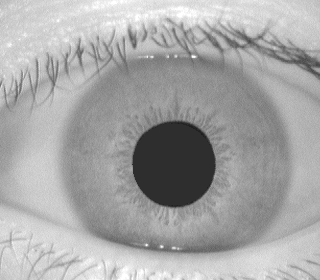
%> input picture iris_images/iris2.gif, 320 x 280 px
$ octave Javaed_Iris.m   (GNU Octave 9; MATLAB toolbox functions it lacks are replaced by stand-ins)
%> lines starting %> are read from the running program, lines starting %| are printed output that depends on the picture
%%
%   First image
A = imread("iris2.gif");
%> A is the input picture: size 280x320 uint8; min 28, max 255, mean 166.5
A_gauss = imgaussfilt(A, 3);
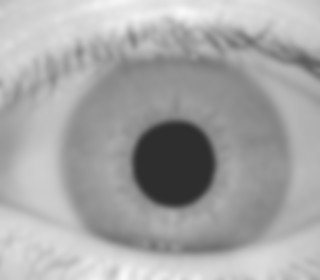
%> A_gauss: size 280x320 uint8; min 45, max 249, mean 166.5
BW_A = edge(A_gauss, 'canny');
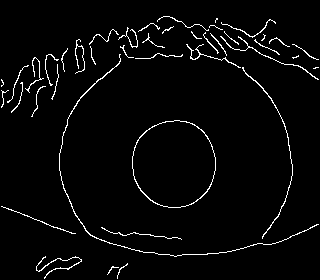
%> BW_A: size 280x320 logical; 3.1% white in thin lines or dots
subplot(1,2,1);
imshow(A);

%draw circles in image
[centers_A, radii_A] = imfindcircles(BW_A, [30 45], 'ObjectPolarity', 'bright', 'Sensitivity',0.95);
%> centers_A = [174.5 166.5; 287.8 99.19; 269.7 208.9; 144.2 24.97; 49.73 95.98; 115.1 204.5; 247.9 137.8; 43.35 215.5; 116 53.28]; radii_A = [43.15; 35.41; 36.98; 35.7; 39.2; 41.86; 41; 32.54; 42.27]
%imshow(A);
h_A = viscircles(centers_A,radii_A, 'EdgeColor', 'r');

%brighter region i.e. iris
[centersB_A, radiiB_A] = imfindcircles(BW_A, [60 120], 'ObjectPolarity', 'bright', 'Sensitivity',0.95, 'EdgeThreshold',0.1);
%> centersB_A = [183.5 159.4]; radiiB_A = 110.4
hB_A = viscircles(centersB_A, radiiB_A,'EdgeColor','b');
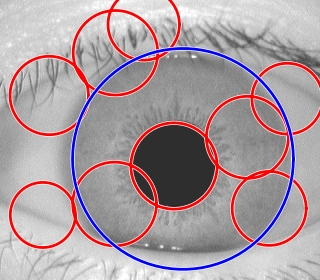
%> figure redrawn from the program's plot data

%black out pixels outisde the iris region by creating a mask
%> (the run ends here)

$ run again, with iris_images/iris1.bmp saved as iris_images/iris2.gif
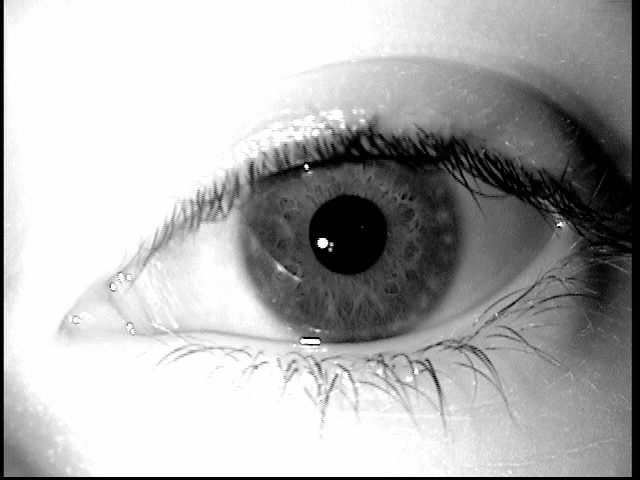
%> input picture iris_images/iris1.bmp, 640 x 480 px
%> A is the input picture: size 480x640 uint8; min 0, max 255, mean 175.3
%> `BW_A = edge(A_gauss, 'canny');`:
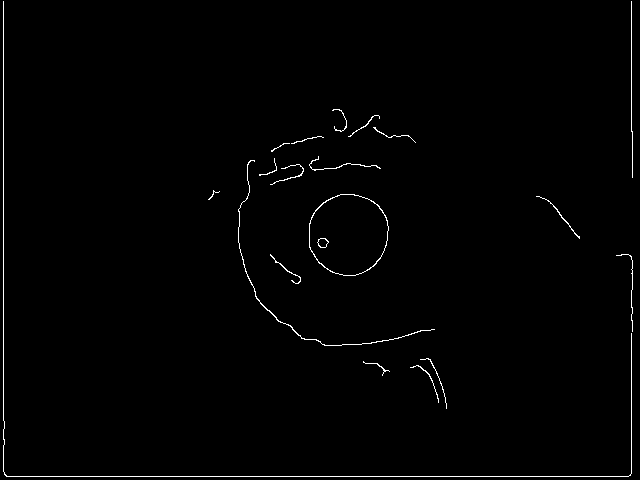
%> BW_A: size 480x640 logical; 0.97% white in thin lines or dots
%> centers_A = [348.4 235.4; 289.6 283.2; 530.8 231.8; 248.5 339.4; 354.6 199.5; 589.6 195.5; 398.7 103; 336.8 101; 268.4 356.2; 290.9 199.4; 213.6 179.1]; radii_A = [42.07; 37.09; 37.23; 37.04; 37.63; 37.8; 36.7; 39.24; 38.27; 31.56; 37.83]
%> centersB_A = [374.2 408.4; 329.8 235.5]; radiiB_A = [71.61; 104.5]
%> `hB_A = viscircles(centersB_A, radiiB_A,'EdgeColor','b');`:
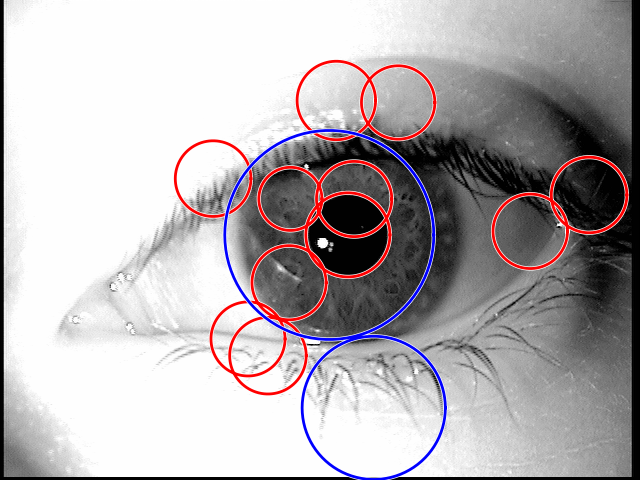
%> figure redrawn from the program's plot data

$ run again, with iris_images/iris3.jpg saved as iris_images/iris2.gif
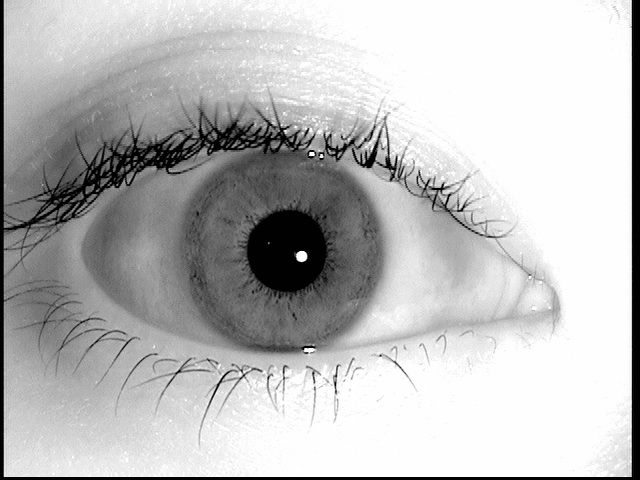
%> input picture iris_images/iris3.jpg, 640 x 480 px
%> `BW_A = edge(A_gauss, 'canny');`:
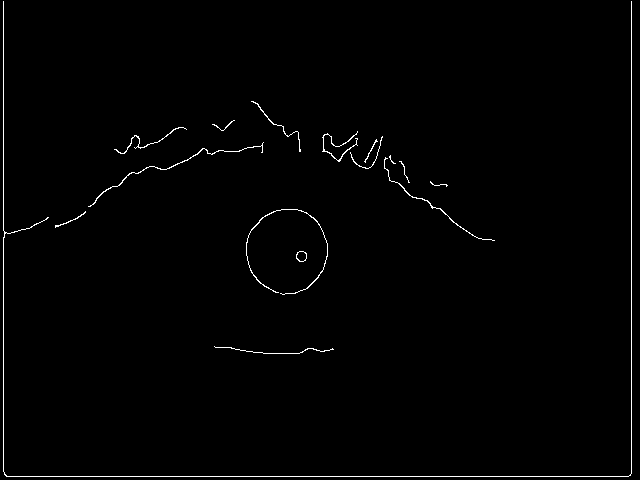
%> BW_A: size 480x640 logical; 1% white in thin lines or dots
%> centers_A = [287.5 251.5; 124.2 219.5; 489.1 204.3; 256.2 182.5; 152 202.4; 269.7 319.2; 168.8 131.5; 213.6 190.6; 331.5 310.6; 40.59 140.4]; radii_A = [43.3; 35.53; 38.01; 36.93; 36.17; 37.13; 39.03; 41.64; 34.4; 38.24]
%> centersB_A = [283.2 253.6]; radiiB_A = 108.2
%> `hB_A = viscircles(centersB_A, radiiB_A,'EdgeColor','b');`:
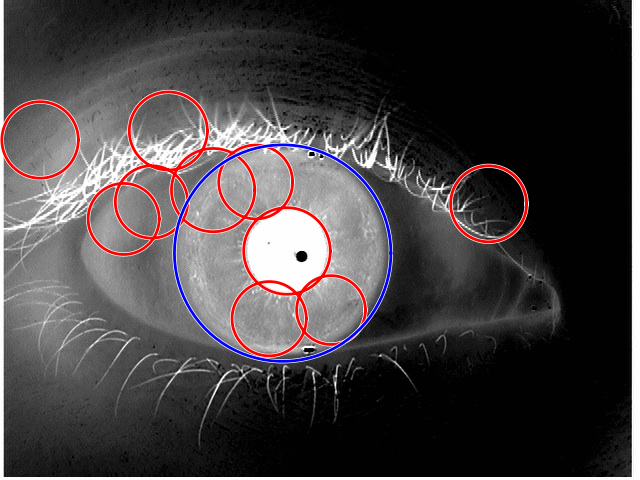
%> figure redrawn from the program's plot data

$ run again, with iris_images/iris4.jpg saved as iris_images/iris2.gif
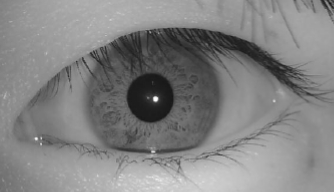
%> input picture iris_images/iris4.jpg, 334 x 192 px
%> `BW_A = edge(A_gauss, 'canny');`:
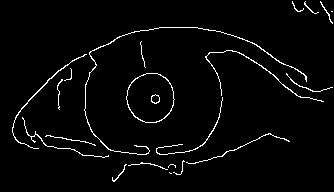
%> BW_A: size 192x334 logical; 2.9% white in thin lines or dots
%> centers_A = [182 116; 59.41 117.9; 233.2 81.86; 313.4 58.21; 279.3 27.19; 150.9 98.46]; radii_A = [37.83; 35.51; 31.57; 33.36; 31.18; 30]
%> centersB_A = [153.1 97.42]; radiiB_A = 71.09
%> `hB_A = viscircles(centersB_A, radiiB_A,'EdgeColor','b');`:
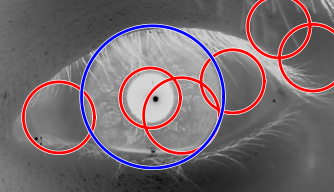
%> figure redrawn from the program's plot data
